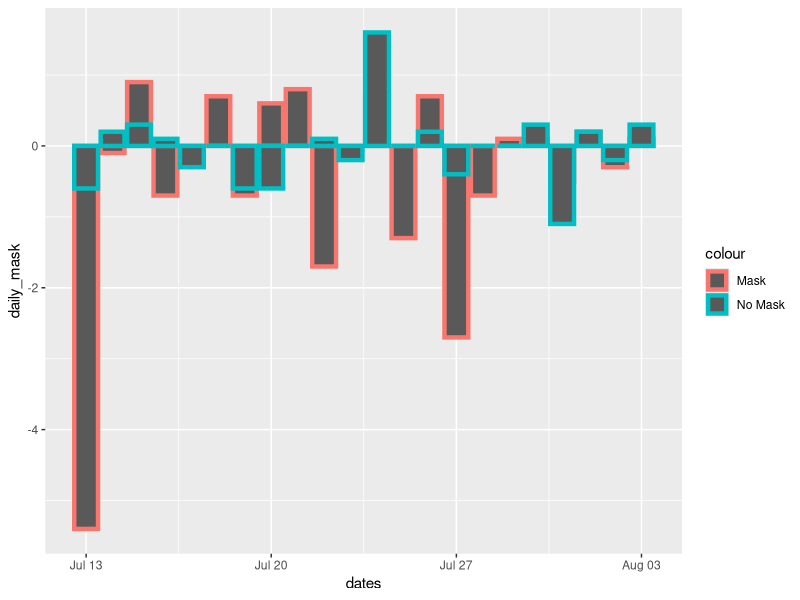

Write the R code that produced this figure.
library(tidyverse)

df <- tribble(
  ~date, ~mask, ~nomask,
  "12/7/2020", 25.2, 9.9,
  "13/7/2020", 19.8, 9.3,
  "14/7/2020", 19.7, 9.5,
  "15/7/2020", 20.6, 9.8,
  "16/7/2020", 19.9, 9.9,
  "17/7/2020", 19.9, 9.6,
  "18/7/2020", 20.6, 9.6,
  "19/7/2020", 19.9, 9.0,
  "20/7/2020", 20.5, 8.4,
  "21/7/2020", 21.3, 8.4,
  "22/7/2020", 19.6, 8.5,
  "23/7/2020", 19.6, 8.3,
  "24/7/2020", 20.3, 9.9,
  "25/7/2020", 19.0, 9.9,
  "26/7/2020", 19.7, 10.1,
  "27/7/2020", 17.0, 9.7,
  "28/7/2020", 16.3, 9.7,
  "29/7/2020", 16.4, 9.7,
  "30/7/2020", 16.5, 10.0,
  "31/7/2020", 16.0, 8.9,
  "1/8/2020", 16.2, 9.1,
  "2/8/2020", 15.9, 8.9,
  "3/8/2020", 16.0, 9.2,
)

dates = seq(as.Date('2020-7-12'), as.Date('2020-8-3'), by = "day")

daily_mask = ave(df$mask, FUN=function(x) c(NA,diff(x)))
daily_nomask = ave(df$nomask, FUN=function(x) c(NA,diff(x)))



plot_regular = ggplot(df, aes(x=dates)) +
  geom_path(aes(y=mask, group=1, color="Mask"), size=1.5) +
  geom_path(aes(y=nomask, group=1, color="No Mask"), size=1.5)

plot_daily = ggplot(df, aes(x=dates)) +
  geom_col(aes(y=daily_mask, group=1, color="Mask"), size=1.5) +
  geom_col(aes(y=daily_nomask, group=1, color="No Mask"), size=1.5)

plot(plot_daily)



  
